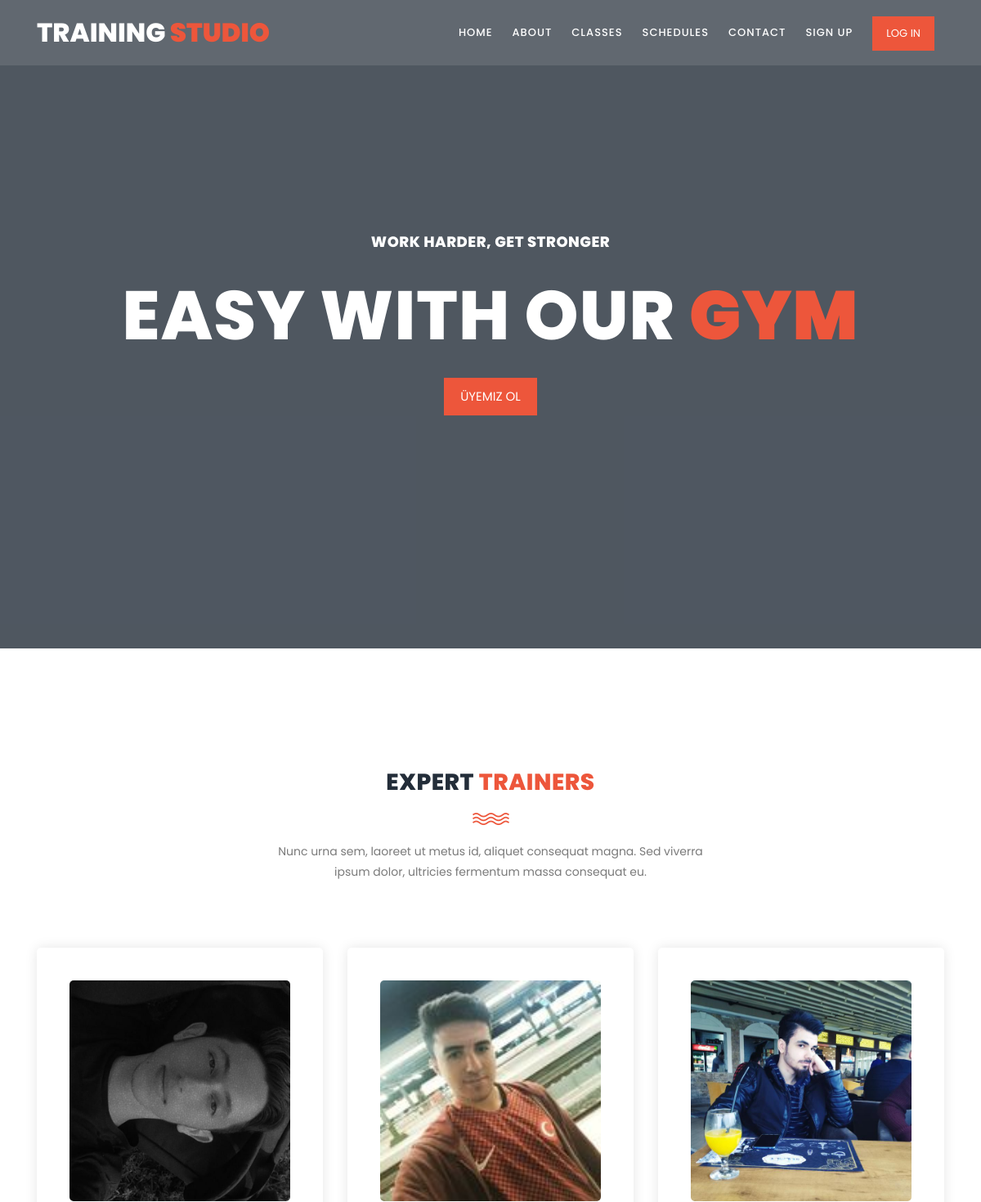
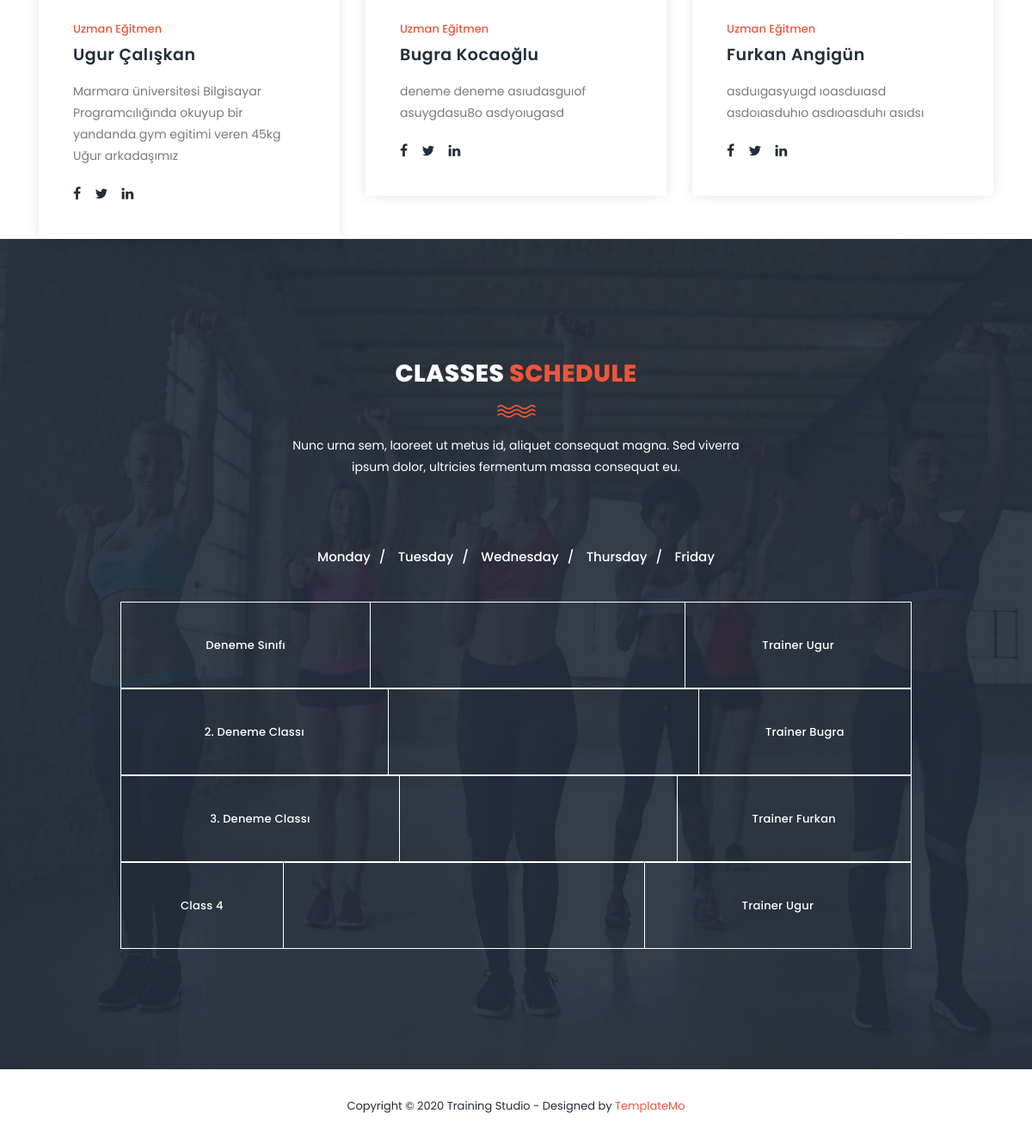
Page /schedule/ on the committed database (2 pictures, top to bottom).
### movie/models.py (models this page shows, shortened)
class Trainer(models.Model):
    Trainer_id = models.IntegerField(primary_key = True)
    Trainer_name = models.CharField(max_length=100)
    Trainer_lastname = models.CharField(max_length=350)
    Trainer_img = models.ImageField(upload_to='movie/static/images')
    Trainer_desc = models.CharField(max_length=160)
    Person_email = models.ForeignKey(Person,on_delete=models.CASCADE, null = True)
    Trainer_fb = models.URLField(null=True, blank=True)
    Trainer_tw = models.URLField(null=True, blank=True)
    Trainer_ln = models.URLField(null=True, blank=True)
    Trainer_type = models.CharField(max_length=20)
    def __str__(self):
        return self.Trainer_name

class Class(models.Model):
    Class_id = models.IntegerField(primary_key = True)
    Class_name = models.CharField(max_length=50)
    Class_desc = models.CharField(max_length=500)
    Class_dayOfTheWeek = models.IntegerField(choices=DAYS_OF_WEEK)
    Class_finishingtime = models.TimeField(verbose_name ='Time') #Sınıfın Bitiş Saati
    Class_beginningtime = models.TimeField(verbose_name ='Time') #Sınıfın Başlangıç Saati
    Class_img = models.ImageField(upload_to='movie/static/images')
    Program_id = models.ForeignKey(Program,on_delete=models.CASCADE, null = True)
    Trainer_name = models.ForeignKey(Trainer, null = True, on_delete=models.CASCADE)

### movie/views.py (the view)
# urls.py: path('schedule/', movieViews.schedule, name='schedule'),
def schedule(request):
    Classes = Class.objects.all()
    Trainers = Trainer.objects.all()
    return render(request, 'schedule.html', {"name":"schedule", 'Trainers':Trainers, 'Classes':Classes})

### movie/templates/schedule.html (shortened to what this page needs)
{% extends 'base.html' %}
{% block content %}
{% load static %}
<section class="section" id="schedule">
    <div class="container">
        <div class="row">
            <div class="col-lg-6 offset-lg-3">
                <div class="section-heading dark-bg">
                    <h2>Classes <em>Schedule</em></h2>
                    <img src="{% static 'images/line-dec.png' %}" alt="">
                    <p>Nunc urna sem, laoreet ut metus id, aliquet consequat magna. Sed viverra ipsum dolor, ultricies fermentum massa consequat eu.</p>
                </div>
            </div>
        </div>
        <div class="row">
            <div class="col-lg-12">
                <div class="filters">
                    <ul class="schedule-filter">
                        <li data-tsfilter="0">Monday</li>
                        <li data-tsfilter="1">Tuesday</li>
                        <li data-tsfilter="2">Wednesday</li>
                        <li data-tsfilter="3">Thursday</li>
                        <li data-tsfilter="4">Friday</li>
                    </ul>
                </div>
            </div>
            {%for Class in Classes %}
            <div class="col-lg-10 offset-lg-1">
                <div class="schedule-table filtering">
                    <table>
                        <tbody>
                            <tr>
                                <td class="day-time">{{Class.Class_name}}</td>
                                <td>Trainer {{Class.Trainer_name}}</td>
                            </tr>
                        </tbody>
                    </table>
                </div>
            </div>
            {%endfor%}
        </div>
    </div>
</section>
{% endblock %}

### movie/templates/testimonial.html
{%load static%}
<section class="section" id="trainers">
    <div class="container">
        <div class="row">
            <div class="col-lg-6 offset-lg-3">
                <div class="section-heading">
                    <h2>Expert <em>Trainers</em></h2>
                    <img src="{% static 'images/line-dec.png' %}" alt="">
                    <p>Nunc urna sem, laoreet ut metus id, aliquet consequat magna. Sed viverra ipsum dolor, ultricies fermentum massa consequat eu.</p>
                </div>
            </div>
        </div>
        <div class="row">
            {% for Trainer in Trainers %}
            <div class="col-lg-4">
                <div class="trainer-item">
                    <div class="image-thumb">
                        <img src={{Trainer.Trainer_img.url}} alt="">
                    </div>
                    <div class="down-content">
                        <span>{{Trainer.Trainer_type}}</span>
                        <h4>{{Trainer.Trainer_name}} {{Trainer.Trainer_lastname}}</h4>
                        <p>{{Trainer.Trainer_desc}}</p>
                        <ul class="social-icons">
                            <li><a href="{{Trainer.Trainer_fb}}"><i class="fa fa-facebook"></i></a></li>
                            <li><a href="{{Trainer.Trainer_tw}}"><i class="fa fa-twitter"></i></a></li>
                            <li><a href="{{Trainer.Trainer_ln}}"><i class="fa fa-linkedin"></i></a></li>
                        </ul>
                    </div>
                </div>
            </div>
            {%endfor%}
        </div>
    </div>
</section>

### movie/static/css/templatemo-training-studio.css (style rules this page uses)
html, body, div, span, applet, object, iframe, h1, h2, h3, h4, h5, h6, p, blockquote, div pre, a, abbr, acronym, address, big, cite, code, del, dfn, em, font, img, ins, kbd, q, s, samp, small, strike, strong, sub, sup, tt, var, b, u, i, center, dl, dt, dd, ol, ul, li, figure, header, nav, section, article, aside, footer, figcaption { margin: 0; padding: 0; border: 0; outline: 0; }
ul, li { padding: 0; margin: 0; list-style: none; }
header, nav, section, article, aside, footer, hgroup { display: block; }
* { box-sizing: border-box; }
html, body { font-family: 'Poppins', sans-serif; font-weight: 400; background-color: #fff; font-size: 16px; -ms-text-size-adjust: 100%; -webkit-font-smoothing: antialiased; -moz-osx-font-smoothing: grayscale; }
a { text-decoration: none !important; }
h1, h2, h3, h4, h5, h6 { margin-top: 0px; margin-bottom: 0px; }
ul { margin-bottom: 0px; }
p { font-size: 14px; line-height: 25px; color: #7a7a7a; }
html, body { background: #fff; font-family: 'Poppins', sans-serif; }
.section-heading { text-align: center; margin-top: 140px; margin-bottom: 80px; }
.section-heading h2 { font-size: 28px; font-weight: 800; color: #232d39; text-transform: uppercase; letter-spacing: 0.5px; margin-top: 0px; margin-bottom: 0px; }
.section-heading h2 em { font-style: normal; color: #ed563b; }
.section-heading img { margin: 20px auto; }
.dark-bg h2 { color: #fff; }
.dark-bg p { color: #fff; }
#schedule { padding: 0px 0px 140px 0px; background-image: url(../images/schedule-bg.jpg); background-position: center center; background-repeat: no-repeat; background-size: cover; }
#schedule table { width: 100%; text-align: center; border: 1px solid #fff; }
#schedule table tbody { border-top: 1px solid #fff; }
#schedule table tbody tr { border-bottom: 1px solid #fff; }
#schedule table tbody tr td { border-right: 1px solid #fff; height: 100px; }
#schedule table tr td { color: #fff; font-size: 13px; text-transform: capitalize; font-weight: 500; letter-spacing: 0.25px; }
#schedule .filters { margin-bottom: 40px; }
#schedule .filters ul { padding: 0; text-align: center; }
#schedule .filters ul li { list-style: none; display: inline; cursor: pointer; position: relative; margin-right: 10px; font-size: 15px; font-weight: 500; color: #fff; text-transform: capitalize; -webkit-transition: all 0.3s ease-in-out; -moz-transition: all 0.3s ease-in-out; -o-transition: all 0.3s ease-in-out; -ms-transition: all 0.3s ease-in-out; transition: all 0.3s ease-in-out; }
#schedule .filters ul li:after { content: "/"; margin-left: 10px; color: #fff; }
#schedule .filters ul li:last-child { margin-right: 0px; }
#schedule .filters ul li:last-child::after { display: none; }
#trainers .trainer-item { background-color: #fff; border-radius: 5px; box-shadow: 0px 0px 15px rgba(0,0,0,0.1); padding: 40px; }
#trainers .trainer-item img { width: 100%; border-radius: 5px; }
#trainers .trainer-item span { font-size: 13px; font-weight: 500; color: #ed563b; display: inline-block; margin-top: 25px; margin-bottom: 10px; }
#trainers .trainer-item h4 { font-size: 19px; font-weight: 600; color: #232d39; letter-spacing: 0.5px; margin-bottom: 18px; }
#trainers .trainer-item p { margin-bottom: 20px; }
#trainers .trainer-item ul.social-icons li { display: inline-block; margin-right: 12px; }
#trainers .trainer-item ul.social-icons li:last-child { margin-right: 0px; }
#trainers .trainer-item ul.social-icons li a { color: #232d39; transition: all .3s; }

### rows in the picture
Trainer: Trainer_img (picture), Trainer_type "Uzman Eğitmen", Trainer_name "Ugur", Trainer_lastname "Çalışkan", Trainer_desc "Marmara üniversitesi Bilgisayar Programcılığında okuyup bir yandanda gym egitimi veren 45kg Uğur arkadaşımız"
Trainer: Trainer_img (picture), Trainer_type "Uzman Eğitmen", Trainer_name "Bugra", Trainer_lastname "Kocaoğlu", Trainer_desc "deneme deneme asıudasguıof asuygdasu8o asdyoıugasd"
Trainer: Trainer_img (picture), Trainer_type "Uzman Eğitmen", Trainer_name "Furkan", Trainer_lastname "Angigün", Trainer_desc "asduıgasyuıgd ıoasduıasd asdoıasduhıo asdıoasduhı asıdsı"
Class: Class_name "Deneme Sınıfı", Trainer_name "Ugur"
Class: Class_name "2. Deneme Classı", Trainer_name "Bugra"
Class: Class_name "3. Deneme Classı", Trainer_name "Furkan"
Class: Class_name "Class 4", Trainer_name "Ugur"
